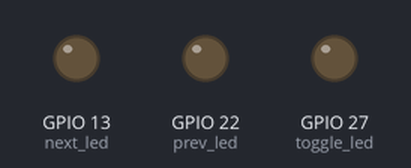
Bench run of a program on a simulated Raspberry Pi (BCM pin numbers). Parts: output pins drawn as LEDs (lit = HIGH). Sound played through the audio output is not drawn and takes no time.

Above: at 0.05 s.
At 0.2 s:
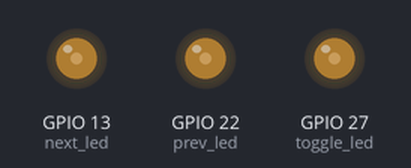
At 0.4 s:
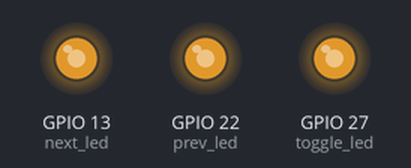
Timing chart, 0 to 3.0 s (numbered marks = the images above):
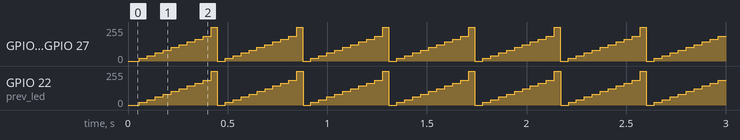

Measured:
- by itself, GPIO 13 (next_led), GPIO 22 (prev_led), GPIO 27 (toggle_led): repeats every 0.43 s: 41/255 0.04 s, 61/255 0.04 s, 82/255 0.04 s, 102/255 0.04 s, 122/255 0.04 s, 143/255 0.04 s, 163/255 0.04 s, 184/255 0.04 s, 255/255 0.03 s, 0/255 0.04 s, 20/255 0.04 s

The program:

test.py
```python
import subprocess
from time import sleep
from gpiozero import PWMLED

toggle_led = PWMLED(27)
next_led = PWMLED(13)
prev_led = PWMLED(22)

while True:
    # update staus LEDs
    if b"paused" in subprocess.check_output(["mpc", "status"]):
        toggle_led.pulse(fade_in_time=0.5, fade_out_time=0.5, n=None, background=True)
        next_led.pulse(fade_in_time=0.5, fade_out_time=0.5, n=None, background=True)
        prev_led.pulse(fade_in_time=0.5, fade_out_time=0.5, n=None, background=True)
    else:
        toggle_led.pulse(fade_in_time=0.5, fade_out_time=0, n=1, background=True)
        next_led.pulse(fade_in_time=0.5, fade_out_time=0, n=1, background=True)
        prev_led.pulse(fade_in_time=0.5, fade_out_time=0, n=1, background=True)
        sleep(0.4)
        toggle_led.on()
        prev_led.on()
        next_led.on()
    # wait for status to change
    subprocess.check_output(["mpc", "idle"])
```
